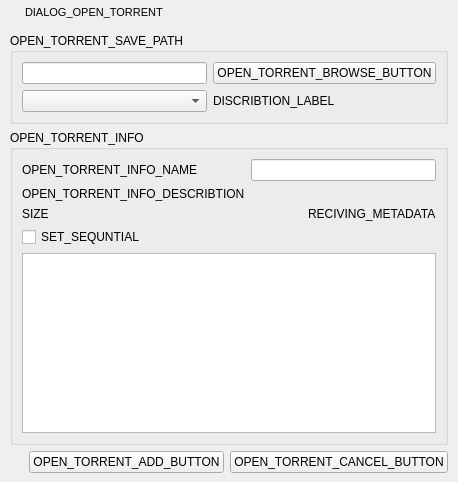
<?xml version="1.0" encoding="UTF-8"?>
<ui version="4.0">
 <class>OpenTorrentDialog</class>
 <widget class="QDialog" name="OpenTorrentDialog">
  <property name="geometry">
   <rect>
    <x>0</x>
    <y>0</y>
    <width>458</width>
    <height>482</height>
   </rect>
  </property>
  <property name="windowTitle">
   <string>DIALOG_OPEN_TORRENT</string>
  </property>
  <property name="windowIcon">
   <iconset resource="../../../Resources/ltorrent.qrc">
    <normaloff>:/icons/app.ico</normaloff>:/icons/app.ico</iconset>
  </property>
  <property name="statusTip">
   <string/>
  </property>
  <property name="styleSheet">
   <string notr="true"/>
  </property>
  <layout class="QVBoxLayout" name="verticalLayout">
   <property name="spacing">
    <number>0</number>
   </property>
   <property name="leftMargin">
    <number>1</number>
   </property>
   <property name="topMargin">
    <number>1</number>
   </property>
   <property name="rightMargin">
    <number>1</number>
   </property>
   <property name="bottomMargin">
    <number>0</number>
   </property>
   <item>
    <widget class="QWidget" name="titleBar" native="true">
     <property name="minimumSize">
      <size>
       <width>0</width>
       <height>23</height>
      </size>
     </property>
     <property name="maximumSize">
      <size>
       <width>16777215</width>
       <height>23</height>
      </size>
     </property>
     <property name="styleSheet">
      <string notr="true"/>
     </property>
     <layout class="QHBoxLayout" name="horizontalLayout">
      <property name="spacing">
       <number>4</number>
      </property>
      <property name="leftMargin">
       <number>5</number>
      </property>
      <property name="topMargin">
       <number>0</number>
      </property>
      <property name="rightMargin">
       <number>1</number>
      </property>
      <property name="bottomMargin">
       <number>0</number>
      </property>
      <item>
       <widget class="QLabel" name="tbMenu">
        <property name="maximumSize">
         <size>
          <width>15</width>
          <height>15</height>
         </size>
        </property>
        <property name="text">
         <string/>
        </property>
        <property name="pixmap">
         <pixmap resource="../../../Resources/ltorrent.qrc">:/icons/app.ico</pixmap>
        </property>
        <property name="scaledContents">
         <bool>true</bool>
        </property>
       </widget>
      </item>
      <item>
       <widget class="QLabel" name="LTitle">
        <property name="minimumSize">
         <size>
          <width>100</width>
          <height>22</height>
         </size>
        </property>
        <property name="maximumSize">
         <size>
          <width>16777215</width>
          <height>22</height>
         </size>
        </property>
        <property name="font">
         <font>
          <family>Arial</family>
          <pointsize>8</pointsize>
          <weight>50</weight>
          <bold>false</bold>
          <stylestrategy>PreferDefault</stylestrategy>
         </font>
        </property>
        <property name="styleSheet">
         <string notr="true"/>
        </property>
        <property name="text">
         <string>DIALOG_OPEN_TORRENT</string>
        </property>
        <property name="textFormat">
         <enum>Qt::AutoText</enum>
        </property>
       </widget>
      </item>
      <item>
       <widget class="QPushButton" name="pbClose">
        <property name="minimumSize">
         <size>
          <width>22</width>
          <height>22</height>
         </size>
        </property>
        <property name="maximumSize">
         <size>
          <width>22</width>
          <height>22</height>
         </size>
        </property>
        <property name="iconSize">
         <size>
          <width>22</width>
          <height>22</height>
         </size>
        </property>
        <property name="flat">
         <bool>true</bool>
        </property>
       </widget>
      </item>
     </layout>
    </widget>
   </item>
   <item>
    <widget class="QWidget" name="m_centralWidget" native="true">
     <property name="styleSheet">
      <string notr="true"/>
     </property>
     <layout class="QGridLayout" name="gridLayout_3">
      <item row="0" column="0" colspan="3">
       <widget class="QGroupBox" name="groupBox">
        <property name="title">
         <string>OPEN_TORRENT_SAVE_PATH</string>
        </property>
        <layout class="QGridLayout" name="gridLayout">
         <item row="1" column="0">
          <widget class="QComboBox" name="GroupComboBox"/>
         </item>
         <item row="0" column="0">
          <widget class="QLineEdit" name="pathEdit"/>
         </item>
         <item row="1" column="1">
          <widget class="QLabel" name="label">
           <property name="text">
            <string>DISCRIBTION_LABEL</string>
           </property>
          </widget>
         </item>
         <item row="0" column="1">
          <widget class="QPushButton" name="browseButton">
           <property name="text">
            <string>OPEN_TORRENT_BROWSE_BUTTON</string>
           </property>
          </widget>
         </item>
        </layout>
       </widget>
      </item>
      <item row="2" column="0">
       <spacer name="horizontalSpacer">
        <property name="orientation">
         <enum>Qt::Horizontal</enum>
        </property>
        <property name="sizeHint" stdset="0">
         <size>
          <width>266</width>
          <height>20</height>
         </size>
        </property>
       </spacer>
      </item>
      <item row="2" column="1">
       <widget class="QPushButton" name="yesButton">
        <property name="text">
         <string>OPEN_TORRENT_ADD_BUTTON</string>
        </property>
       </widget>
      </item>
      <item row="2" column="2">
       <widget class="QPushButton" name="cancelButton">
        <property name="text">
         <string>OPEN_TORRENT_CANCEL_BUTTON</string>
        </property>
       </widget>
      </item>
      <item row="1" column="0" colspan="3">
       <widget class="QGroupBox" name="groupBox_2">
        <property name="title">
         <string>OPEN_TORRENT_INFO</string>
        </property>
        <layout class="QGridLayout" name="gridLayout_2">
         <property name="sizeConstraint">
          <enum>QLayout::SetDefaultConstraint</enum>
         </property>
         <item row="0" column="0">
          <widget class="QLabel" name="labelNameTitile">
           <property name="sizePolicy">
            <sizepolicy hsizetype="Minimum" vsizetype="Preferred">
             <horstretch>0</horstretch>
             <verstretch>0</verstretch>
            </sizepolicy>
           </property>
           <property name="text">
            <string>OPEN_TORRENT_INFO_NAME</string>
           </property>
          </widget>
         </item>
         <item row="1" column="0">
          <widget class="QLabel" name="labelCommentTitle">
           <property name="sizePolicy">
            <sizepolicy hsizetype="Minimum" vsizetype="Preferred">
             <horstretch>0</horstretch>
             <verstretch>0</verstretch>
            </sizepolicy>
           </property>
           <property name="text">
            <string>OPEN_TORRENT_INFO_DESCRIBTION</string>
           </property>
          </widget>
         </item>
         <item row="2" column="0">
          <widget class="QLabel" name="labelSizeTitle">
           <property name="sizePolicy">
            <sizepolicy hsizetype="Minimum" vsizetype="Preferred">
             <horstretch>0</horstretch>
             <verstretch>0</verstretch>
            </sizepolicy>
           </property>
           <property name="text">
            <string>SIZE</string>
           </property>
          </widget>
         </item>
         <item row="0" column="1" colspan="3">
          <widget class="QLineEdit" name="labelNameData">
           <property name="sizePolicy">
            <sizepolicy hsizetype="Expanding" vsizetype="Preferred">
             <horstretch>0</horstretch>
             <verstretch>0</verstretch>
            </sizepolicy>
           </property>
           <property name="text">
            <string/>
           </property>
          </widget>
         </item>
         <item row="2" column="3">
          <widget class="QLabel" name="loaderTextLabel">
           <property name="text">
            <string>RECIVING_METADATA</string>
           </property>
          </widget>
         </item>
         <item row="2" column="1">
          <widget class="QLabel" name="labelSizeData">
           <property name="sizePolicy">
            <sizepolicy hsizetype="Expanding" vsizetype="Preferred">
             <horstretch>0</horstretch>
             <verstretch>0</verstretch>
            </sizepolicy>
           </property>
           <property name="text">
            <string/>
           </property>
          </widget>
         </item>
         <item row="1" column="1" colspan="3">
          <widget class="QLabel" name="labelComentData">
           <property name="sizePolicy">
            <sizepolicy hsizetype="Expanding" vsizetype="Preferred">
             <horstretch>0</horstretch>
             <verstretch>0</verstretch>
            </sizepolicy>
           </property>
           <property name="maximumSize">
            <size>
             <width>16777215</width>
             <height>13</height>
            </size>
           </property>
           <property name="text">
            <string/>
           </property>
           <property name="scaledContents">
            <bool>true</bool>
           </property>
           <property name="wordWrap">
            <bool>true</bool>
           </property>
          </widget>
         </item>
         <item row="2" column="2">
          <widget class="QLabel" name="loaderGifLabel">
           <property name="text">
            <string/>
           </property>
          </widget>
         </item>
         <item row="4" column="0" colspan="4">
          <widget class="QTreeView" name="torrentFilesTreeView">
           <property name="styleSheet">
            <string notr="true"/>
           </property>
          </widget>
         </item>
         <item row="3" column="0" colspan="4">
          <widget class="QCheckBox" name="setSequntialCheckBox">
           <property name="text">
            <string>SET_SEQUNTIAL</string>
           </property>
          </widget>
         </item>
        </layout>
       </widget>
      </item>
     </layout>
    </widget>
   </item>
  </layout>
 </widget>
 <resources>
  <include location="../../../Resources/ltorrent.qrc"/>
  <include location="../../../Resources/ltorrent.qrc"/>
 </resources>
 <connections>
  <connection>
   <sender>browseButton</sender>
   <signal>clicked()</signal>
   <receiver>OpenTorrentDialog</receiver>
   <slot>BrowseButton()</slot>
   <hints>
    <hint type="sourcelabel">
     <x>392</x>
     <y>43</y>
    </hint>
    <hint type="destinationlabel">
     <x>224</x>
     <y>215</y>
    </hint>
   </hints>
  </connection>
  <connection>
   <sender>cancelButton</sender>
   <signal>clicked()</signal>
   <receiver>OpenTorrentDialog</receiver>
   <slot>reject()</slot>
   <hints>
    <hint type="sourcelabel">
     <x>402</x>
     <y>410</y>
    </hint>
    <hint type="destinationlabel">
     <x>224</x>
     <y>215</y>
    </hint>
   </hints>
  </connection>
  <connection>
   <sender>yesButton</sender>
   <signal>clicked()</signal>
   <receiver>OpenTorrentDialog</receiver>
   <slot>AccepTorrent()</slot>
   <hints>
    <hint type="sourcelabel">
     <x>321</x>
     <y>410</y>
    </hint>
    <hint type="destinationlabel">
     <x>224</x>
     <y>215</y>
    </hint>
   </hints>
  </connection>
  <connection>
   <sender>GroupComboBox</sender>
   <signal>currentIndexChanged(int)</signal>
   <receiver>OpenTorrentDialog</receiver>
   <slot>ChangeGroup()</slot>
   <hints>
    <hint type="sourcelabel">
     <x>130</x>
     <y>70</y>
    </hint>
    <hint type="destinationlabel">
     <x>224</x>
     <y>260</y>
    </hint>
   </hints>
  </connection>
  <connection>
   <sender>pathEdit</sender>
   <signal>textChanged(QString)</signal>
   <receiver>OpenTorrentDialog</receiver>
   <slot>OnPathChanged(QString)</slot>
   <hints>
    <hint type="sourcelabel">
     <x>134</x>
     <y>66</y>
    </hint>
    <hint type="destinationlabel">
     <x>228</x>
     <y>240</y>
    </hint>
   </hints>
  </connection>
 </connections>
 <slots>
  <slot>CancelButton()</slot>
  <slot>BrowseButton()</slot>
  <slot>AccepTorrent()</slot>
  <slot>ChangeGroup()</slot>
  <slot>DownloadMetadataCompleted()</slot>
  <slot>OnPathChanged(QString)</slot>
 </slots>
</ui>
